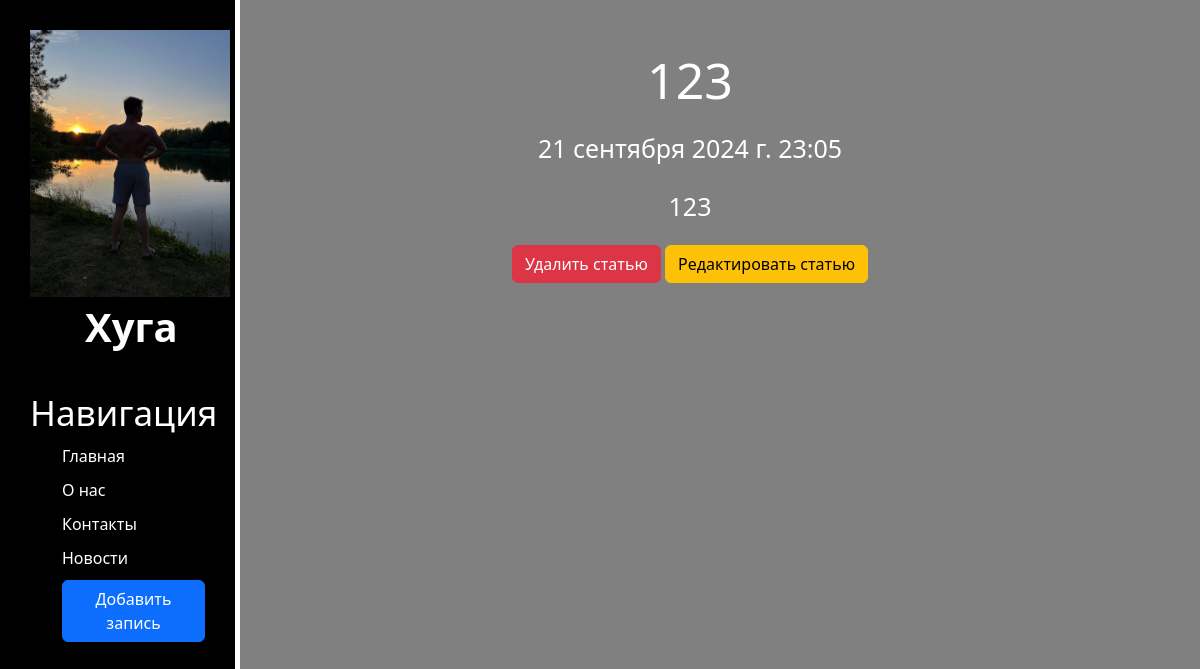
Page /news/4 on the committed database.
### news/models.py (models this page shows, shortened)
class Articles(models.Model):
    title = models.CharField('Название', max_length=50)
    anons = models.CharField('Анонс', max_length=250)
    fulltext = models.TextField('Содержание')
    date = models.DateTimeField('Дата публикации')
    class Meta:
        verbose_name='Новость'
        verbose_name_plural='Новости'

### news/views.py (the view)
# urls.py: path('<int:pk>', views.NewsDetailView.as_view(), name='newsdetail'),
class NewsDetailView(DetailView):
    model = Articles
    template_name = 'news/newsdetail.html'
    context_object_name = 'article'

### news/templates/news/newsdetail.html (shortened to what this page needs)
{% extends 'main/layout.html' %}
{% block content%}
<div class="features">
  <h1>{{ article.title }}</h1>
  <p>{{ article.date }}</p>
  <p>{{ article.fulltext }} </p>
  <a href="{% url 'newsdelete' article.id%}" class="btn btn-danger">Удалить статью</a>
  <a href="{% url 'newsupdate' article.id%}" class="btn btn-warning">Редактировать статью</a>
</div>
{% endblock %}

### main/static/main/css/main.css (style rules this page uses)
body { background: gray; }
main .features { float: left; color: white; margin-top: 50px; text-align: center; width:75%; }
main .features h1 { font-size: 50px; }
main .features p { font-size: 25px; margin: 20px auto; }

### main/templates/main/layout.html (style rules this page uses)
a { text-decoration: none }

### rows in the picture
Articles: title "123", date "21 сентября 2024 г. 23:05", fulltext "123"
